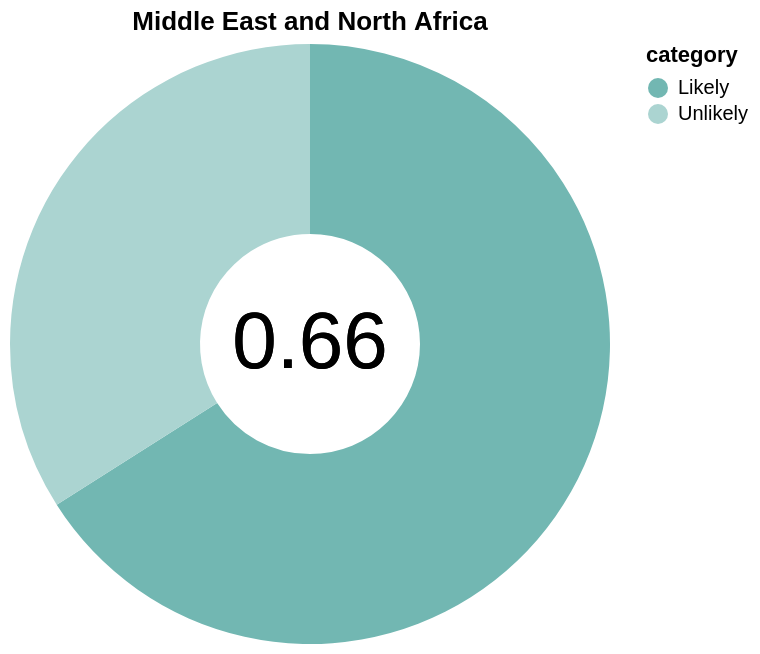

Express this chart as Vega-Lite.
### Vega-Lite specification from a JSON file in a GitHub repository (floating-point values rounded to 4 significant figures)
{"$schema": "https://vega.github.io/schema/vega-lite/v5.json", "title": "Middle East and North Africa", "data": {"values": [{"category": "Likely", "value": 0.66}, {"category": "Unlikely", "value": 0.34}]}, "layer": [{"mark": {"type": "arc", "innerRadius": 55}, "encoding": {"theta": {"field": "value", "type": "quantitative"}, "color": {"field": "category", "scale": {"range": ["#72b7b2", "#abd4d1"]}}, "tooltip": [{"field": "value", "type": "quantitative", "title": "Proportion"}, {"field": "category", "type": "nominal", "title": "Likelihood to Report"}]}}, {"mark": {"type": "text", "text": "0.66", "fontSize": 40}, "encoding": {"color": {"value": "black"}}}]}
